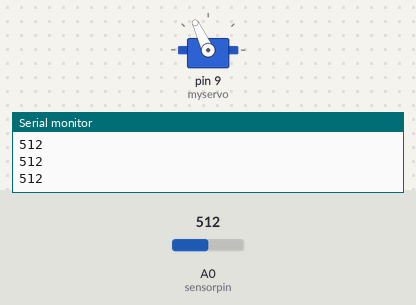
Simulated run of this sketch. Board: Arduino Uno, built with avr-gcc and run on an emulated ATmega328P. Shown: servo, the last lines printed to the serial monitor. Inputs (shaded band) come from the test bench; at power-on: A0 (sensorpin) = 512.

Above: at 1.3 s.
1.4 s: A0 (sensorpin) set to 716
At 2.7 s:
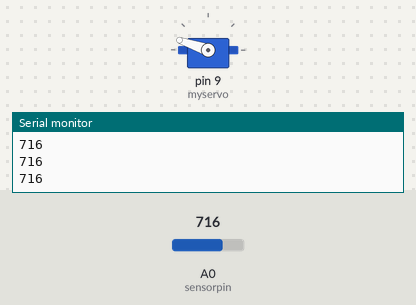
3.0 s: A0 (sensorpin) set to 900
At 3.9 s:
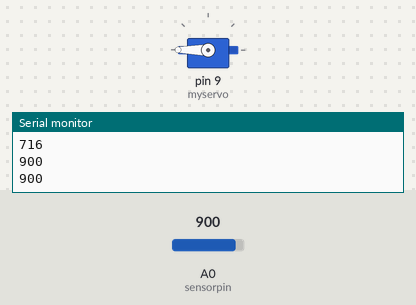
4.5 s: A0 (sensorpin) set to 306
At 5.1 s:
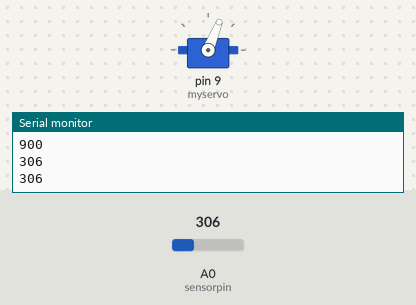
6.0 s: A0 (sensorpin) set to 122
At 6.3 s:
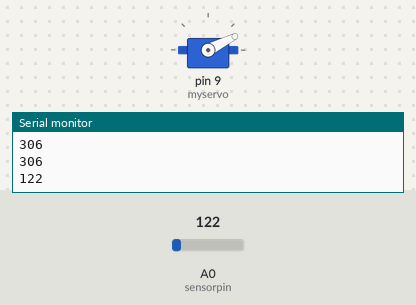
7.5 s: A0 (sensorpin) set to 0
At 8.7 s:
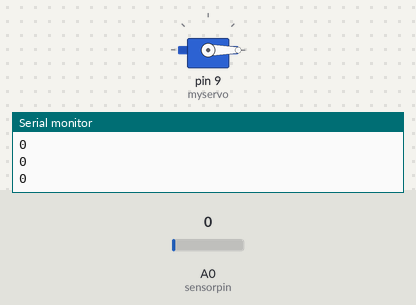
9.0 s: A0 (sensorpin) set to 1023
At 9.9 s:
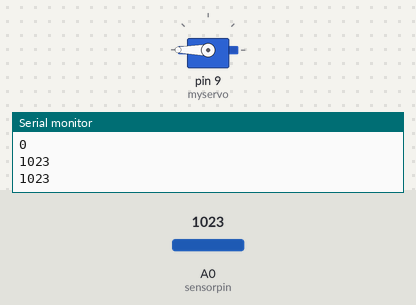
Timing chart, 0 to 11.5 s (numbered marks = the images above; inputs shaded):
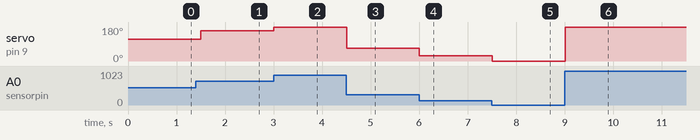

Measured:
- after the input at 1.4 s, servo on pin 9 (myservo): 115° → 161° after 0.10 s
- after the input at 3.0 s, servo on pin 9 (myservo): 161° → 180° at once
- after the input at 4.5 s, servo on pin 9 (myservo): 180° → 68° at once
- after the input at 6.0 s, servo on pin 9 (myservo): 68° → 27° at once
- after the input at 7.5 s, servo on pin 9 (myservo): 27° → 0° at once
- after the input at 9.0 s, servo on pin 9 (myservo): 0° → 180° at once

The sketch:

Sweep.ino
```cpp
#include <Servo.h>

Servo myservo;

int sensorpin = A0;
int val = 0;

void setup() {
  myservo.attach(9);
  Serial.begin(9600);
}

void loop() {
  val = analogRead(sensorpin);
    Serial.println(val);

    val = map(val, 0, 800, 0, 180);
    myservo.write(val);
    delay(500);


}
```
